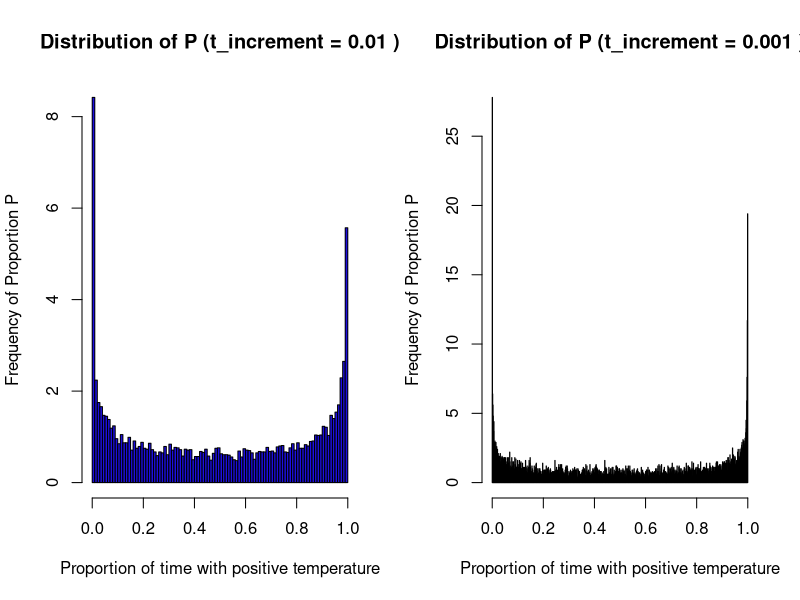

Generate this figure with R:
# Function to simulate the temperature process and calculate P
simulate_p <- function(t_increment, repeat_num) {
  amount_of_increments <- 1 / t_increment   # Number of increments from 0 to 1
  p_values <- numeric(repeat_num)  # To store proportion of
  # time with positive temperature

  # Monte Carlo simulation
  for (i in 1:repeat_num) {
    temperature <- numeric(amount_of_increments + 1)
    for (j in 2:(amount_of_increments + 1)) {
      temperature[j] <- temperature[j - 1] +
        rnorm(1, mean = 0, sd = sqrt(t_increment))
      # normal distribution with variance increment
    }
    # Calculate P for this number
    p_values[i] <- mean(temperature > 0)  # Proportion of time with X(t) > 0
  }

  return(p_values)
}

# Parameters (change these)
increments <- c(0.01, 0.001)  # Different t_increment values
repeat_num <- 10000 # Number of times to simulate

# Simulate for each t_increment and store results
results <- list()
for (t_increment in increments) {
  cat("Simulating for t_increment =", t_increment, "\n")
  p_values <- simulate_p(t_increment, repeat_num)
  results[[as.character(t_increment)]] <- p_values
}

# Plotting the results for each t_increment
par(mfrow = c(1, length(increments)))  # Set up a plot for each t_increment
for (t_increment in increments) {
  hist(results[[as.character(t_increment)]],
       breaks = (1 / t_increment), probability = TRUE,
       main = paste("Distribution of P (t_increment =", t_increment, ")"),
       xlab = "Proportion of time with positive temperature",
       ylab = "Frequency of Proportion P",
       col = "#1d0fdf", border = "#000000")
}

#Describing the p distribution

stats <- list()
for(i in increments){
  stat<- as.list(summary(results[[as.character(i)]]))
  stat$variance <- var(results[[as.character(i)]])
  stat$stdDev <- sd(results[[as.character(i)]])
  stats[[as.character(i)]] <-  stat
}
results_table <- as.data.frame(lapply(stats, unlist))


